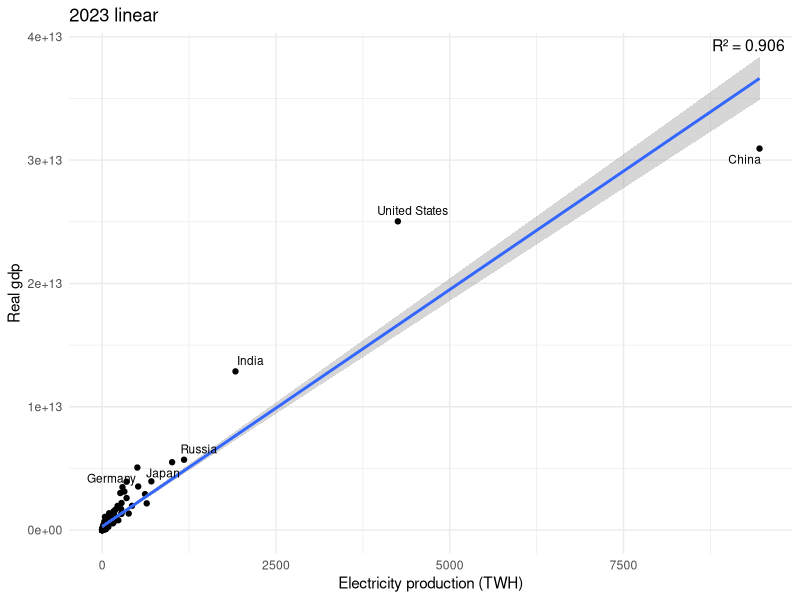
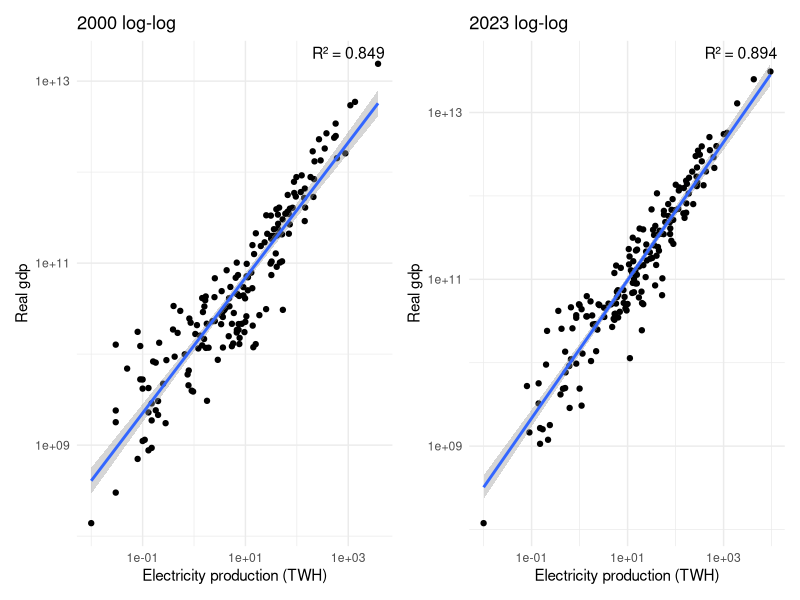
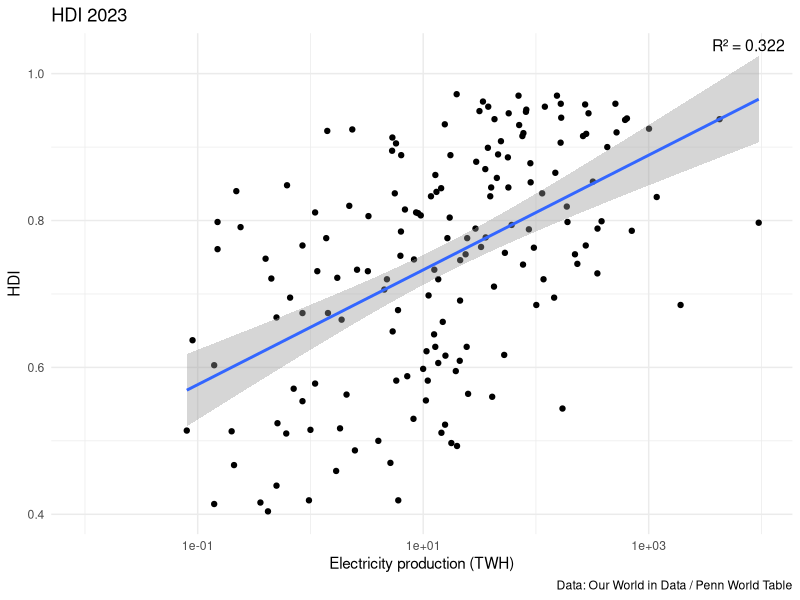
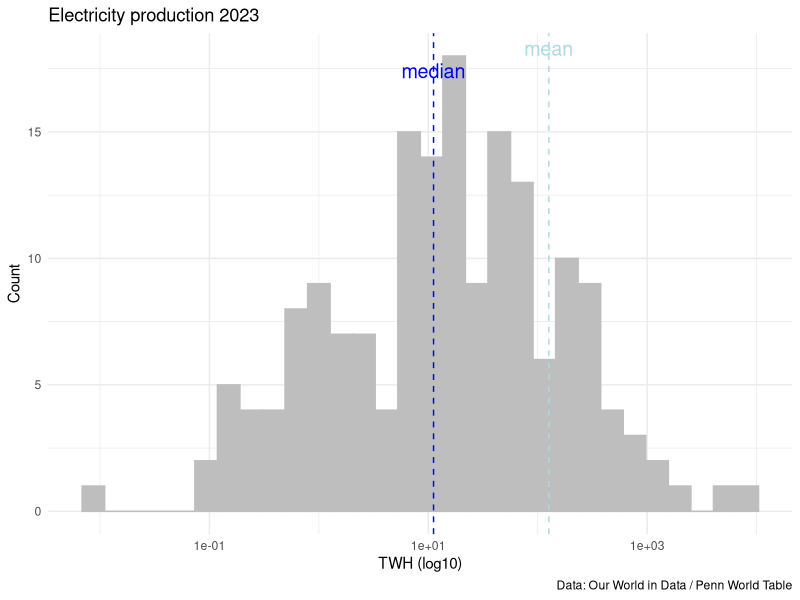
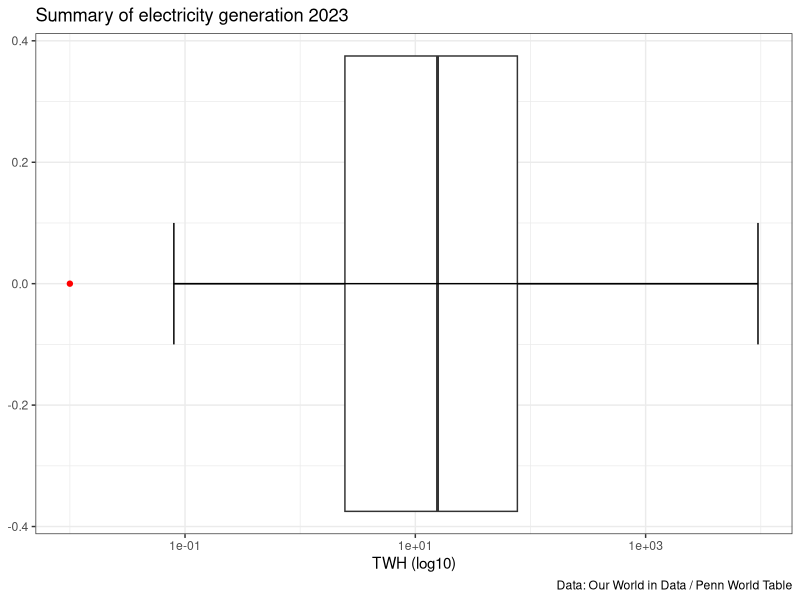
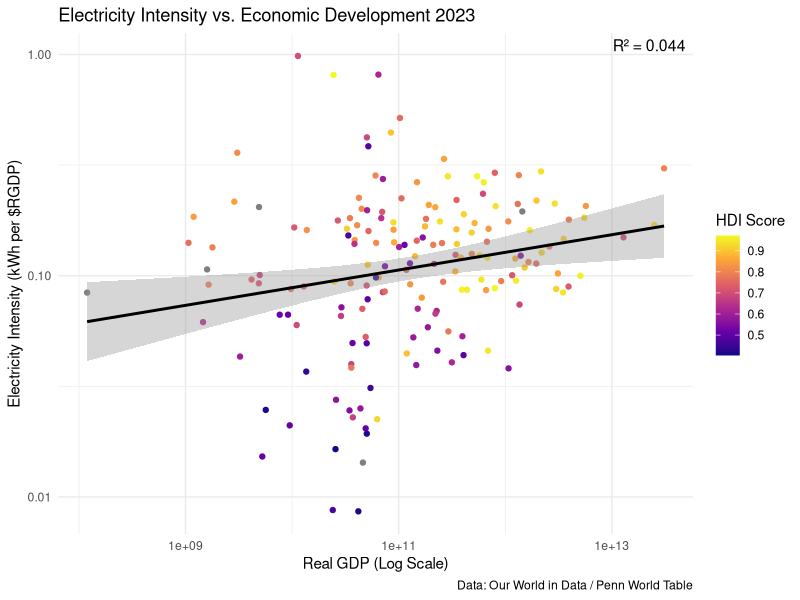

Generate these figures, in order, with R: (Note: this script raises an error after producing the figures.)
install.packages("ggrepel")
#Packages
library(tidyverse)
library(ggplot2)
library(dplyr)
library(patchwork) #used for the visual comparison of two graphs
library(car) #used to determine data set validity for the use of linear regression
library(ggrepel)




#Original data sets
electricity_generation <- read.csv("electricity-generation.csv") #https://ourworldindata.org/grapher/electricity-generation.csv?v=1&csvType=full&useColumnShortNames=true
gdp_growth <- read.csv("gdp-penn-world-table.csv") #https://ourworldindata.org/grapher/gdp-penn-world-table.csv?v=1&csvType=full&useColumnShortNames=true
HDI <- read.csv("human-development-index.csv") #https://ourworldindata.org/grapher/human-development-index.csv?v=1&csvType=full&useColumnShortNames=true 

#DATA CLEANING

#Energy generation data sets cleaning of world areas (they do not have codes)
electricity_generation_countries <- electricity_generation %>% 
  filter(code != "")


#final data sets (joined gdp growth HDI and electricity generation into one).
#We used left join for the HDI because the HDI data set has 187 entries instead of 181 due to the regions of the world
#also having codes. We also removed th owid_region column because it is useless in our further computations.
#We can observe 181 joined countries across those three datasets. The final datasets have 6 variables: entity (country name), 
#code (country code), year, total_generation__twh (total electricity generation in twh), rgdpo (real gdp).
#In the end we rounded up the electricity production column for ease of use.


final_dataset_HDI <- electricity_generation_countries %>% 
  left_join(HDI, by = c("entity", "code", "year")) %>% 
  inner_join(gdp_growth, by = c("entity", "code", "year")) %>%
  select(-owid_region)
  
final_dataset_HDI <- final_dataset_HDI %>%
  filter(total_generation__twh > 0, !is.na(rgdpo))

# Identify countries with both 2000 and 2023 observations
countries_complete <- final_dataset_HDI %>%
  group_by(entity, code) %>%
  summarise(
    has_start = 2000 %in% year,
    has_end = 2023 %in% year,
    .groups = "drop"
  ) %>%
  filter(has_start & has_end)

dropped_countries <- final_dataset_HDI %>%
  distinct(entity, code) %>%
  anti_join(countries_complete, by = c("entity", "code"))

print(dropped_countries)

# Restrict to complete countries and 2000-2023 window
final_dataset_HDI <- final_dataset_HDI %>%
  semi_join(countries_complete, by = c("entity", "code")) %>%
  filter(year >= 2000, year <= 2023) %>%
  mutate(total_generation__twh = round(total_generation__twh, digits = 2))

final_dataset_start_HDI <- final_dataset_HDI %>% filter(year == 2000)
final_dataset_end_HDI   <- final_dataset_HDI %>% filter(year == 2023)

final_dataset_end_HDI$change_gdp <- final_dataset_end_HDI$rgdpo - final_dataset_start_HDI$rgdpo



final_dataset_HDI <- final_dataset_HDI %>%
  mutate(elec_intensity = (total_generation__twh * 1e9) / rgdpo)

final_dataset_end_HDI <- final_dataset_end_HDI %>%
  mutate(elec_intensity = (total_generation__twh * 1e9) / rgdpo)


#DESCRIPTIVE STATISTICS
descriptive_stats_end <- final_dataset_end_HDI %>%
  summarise(across(c(total_generation__twh, rgdpo, hdi__sex_total, elec_intensity),
                   list(
                     mean = ~mean(.x, na.rm = TRUE),
                     median = ~median(.x, na.rm = TRUE),
                     sd = ~sd(.x, na.rm = TRUE),
                     min = ~min(.x, na.rm = TRUE),
                     max = ~max(.x, na.rm = TRUE)
                   ),
                   .names = "{.col}___{.fn}")) %>%
  pivot_longer(everything(), 
               names_to = c("variable", "stat"), 
               names_sep = "___") %>%
  pivot_wider(names_from = stat, values_from = value)

descriptive_stats_start <- final_dataset_start_HDI %>%
  summarise(across(c(total_generation__twh, rgdpo, hdi__sex_total),
                   list(mean = ~mean(.x, na.rm = TRUE),
                        median = ~median(.x, na.rm = TRUE))))

print(descriptive_stats_start)
print(descriptive_stats_end)

#find outliers
find_outliers <- function(df, var) {
  Q1 <- quantile(df[[var]], 0.25, na.rm = TRUE)
  Q3 <- quantile(df[[var]], 0.75, na.rm = TRUE)
  IQR_val <- Q3 - Q1
  lower <- Q1 - 1.5 * IQR_val
  upper <- Q3 + 1.5 * IQR_val
  
  df %>% 
    filter(.data[[var]] < lower | .data[[var]] > upper) %>%
    select(entity, year, all_of(var)) %>%
    arrange(desc(.data[[var]]))
}

find_outliers(final_dataset_end_HDI, "total_generation__twh")
find_outliers(final_dataset_start_HDI, "total_generation__twh")

#Thesis outliers
model_outliers <- lm(log10(total_generation__twh) ~ log10(rgdpo), 
                     data = final_dataset_end_HDI %>% 
                       filter(total_generation__twh > 0, !is.na(rgdpo)))

final_dataset_end_HDI <- final_dataset_end_HDI %>%
  mutate(
    predicted_log_twh = predict(model_outliers),
    residual = log10(total_generation__twh) - predicted_log_twh
  )

# Countries producing far LESS electricity than GDP predicts (thesis outliers)
final_dataset_end_HDI %>%
  select(entity, rgdpo, total_generation__twh, residual) %>%
  arrange(residual) %>%
  head(10)

# Countries producing far MORE electricity than GDP predicts (opposite direction)
final_dataset_end_HDI %>%
  select(entity, rgdpo, total_generation__twh, residual) %>%
  arrange(desc(residual)) %>%
  head(10)

#CORRELATIONS

r_squared_linear_2023 <- cor(final_dataset_end_HDI$total_generation__twh, 
                             final_dataset_end_HDI$rgdpo)^2

r_squared_2000 <- cor(log10(final_dataset_start_HDI$total_generation__twh), 
                      log10(final_dataset_start_HDI$rgdpo))^2

r_squared_2023 <- cor(log10(final_dataset_end_HDI$total_generation__twh), 
                      log10(final_dataset_end_HDI$rgdpo))^2

cor(final_dataset_HDI$rgdpo, final_dataset_HDI$total_generation__twh)

cor.test(final_dataset_end_HDI$hdi__sex_total, 
         log10(final_dataset_end_HDI$total_generation__twh))

cor(final_dataset_end_HDI$hdi__sex_total, final_dataset_end_HDI$total_generation__twh, use = "complete.obs")

r_squared_HDI_2023 <- cor(final_dataset_HDI$hdi__sex_total, log10(final_dataset_HDI$total_generation__twh), use = "complete.obs")^2
r_squared_intensity_2023 <- cor(log10(final_dataset_end_HDI$elec_intensity), log10(final_dataset_end_HDI$rgdpo), use = "complete.obs")^2

#VISUALISATION

total_graph_rgdpo <- ggplot(final_dataset_end_HDI, aes(x = total_generation__twh, y = rgdpo)) +
  geom_point() +
  stat_smooth(method = "lm", formula = y ~ x, geom = "smooth") +
  annotate("text", x = Inf, y = Inf, 
           label = paste("R² =", round(r_squared_linear_2023, 3)),
           hjust = 1.1, vjust = 1.5, size = 4) +
  geom_text_repel(
    data = final_dataset_end_HDI %>%
      filter(total_generation__twh > 1000 | rgdpo > 5e12),
    aes(label = entity),
    size = 3, max.overlaps = Inf
  ) +
  labs(title = "2023 linear",
       x = "Electricity production (TWH)",
       y = "Real gdp") +
  theme_minimal()

start_graph <- ggplot(final_dataset_start_HDI, aes(x = total_generation__twh, y = rgdpo)) +
  geom_point()+
  scale_x_log10()+
  scale_y_log10()+
  stat_smooth(method = "lm",
              formula = y ~ x,
              geom = "smooth") +
  annotate("text", x = Inf, y = Inf, 
           label = paste("R² =", round(r_squared_2000, 3)),
           hjust = 1.1, vjust = 1.5, size = 4) +
  labs(title = "2000 log-log",
       x = "Electricity production (TWH)",
       y = "Real gdp")+
  theme_minimal()

end_graph <- ggplot(final_dataset_end_HDI, aes(x = total_generation__twh, y = rgdpo)) + 
  geom_point() + 
  scale_x_log10()+
  scale_y_log10()+
  stat_smooth(method = "lm",
              formula = y ~ x,
              geom = "smooth") +
  annotate("text", x = Inf, y = Inf, 
           label = paste("R² =", round(r_squared_2023, 3)),
           hjust = 1.1, vjust = 1.5, size = 4) +
  labs(title = "2023 log-log",
       x = "Electricity production (TWH)",
       y = "Real gdp")+
  theme_minimal()

total_graph_HDI <- ggplot(final_dataset_end_HDI, aes(x = total_generation__twh, y = hdi__sex_total)) +
  geom_point()+
  scale_x_log10()+
  stat_smooth(method = "lm",
              formula = y ~ x,
              geom = "smooth") +
  annotate("text", x = Inf, y = Inf, 
           label = paste("R² =", round(r_squared_HDI_2023, 3)),
           hjust = 1.1, vjust = 1.5, size = 4) +
  labs(title = "HDI 2023",
       x = "Electricity production (TWH)",
       y = "HDI",
       caption = "Data: Our World in Data / Penn World Table")+
  theme_minimal()

total_graph_rgdpo

(start_graph|end_graph)

total_graph_HDI


hist_electricity <- ggplot(final_dataset_end_HDI, aes(x = total_generation__twh)) + 
  geom_histogram(color = "grey", fill = "grey") +
  scale_x_log10() +
  geom_vline(aes(xintercept = mean(final_dataset_HDI$total_generation__twh)), 
             color = "lightblue", linetype = "dashed") +
  geom_vline(aes(xintercept = median(final_dataset_HDI$total_generation__twh)), 
             color = "blue", linetype = "dashed") +
  annotate("text", 
           x = mean(final_dataset_HDI$total_generation__twh), 
           y = Inf, 
           label = "mean", 
           color = "lightblue", 
           size = 5,
           vjust = 1.5) +
  annotate("text", 
           x = median(final_dataset_HDI$total_generation__twh), 
           y = Inf, 
           label = "median", 
           color = "blue", 
           size = 5,
           vjust = 3) +
  labs(title = "Electricity production 2023",
       x = "TWH (log10)",
       y = "Count",
       caption = "Data: Our World in Data / Penn World Table") +
  theme_minimal()

hist_electricity
  



#EXTRA (not part of the main analysis)
  
#DurbinWatsonTest Regression diagnostics

model_rgdpo <- lm(rgdpo ~ total_generation__twh, final_dataset_end_HDI)
summary(model_rgdpo)

durbinWatsonTest(model_rgdpo)

model_HDI <- lm(hdi__sex_total ~ total_generation__twh, final_dataset_end_HDI)
summary(model_HDI)

durbinWatsonTest(model_HDI)

#Other graphs

ggplot(final_dataset_end_HDI, aes(x = total_generation__twh))+
  scale_x_log10()+
  geom_boxplot(outlier.colour = "red", median.colour = "lightblue")+
  stat_boxplot(geom = "errorbar", 
               width = 0.2, 
               color = "black", 
               linetype = 1) +
  labs(title = "Summary of electricity generation 2023",
       x = "TWH (log10)",
       caption = "Data: Our World in Data / Penn World Table")+
  theme_bw()

elec_intesity_graph <- ggplot(final_dataset_end_HDI, aes(x = rgdpo, y = elec_intensity, color = hdi__sex_total))+
  scale_x_log10()+
  scale_y_log10()+
  geom_point()+
  scale_color_viridis_c(option = "plasma", name = "HDI Score") +
  stat_smooth(method = "lm",
              formula = y ~ x,
              geom = "smooth",
              color = "black")+
  annotate("text", x = Inf, y = Inf, 
           label = paste("R² =", round(r_squared_intensity_2023, 3)),
           hjust = 1.1, vjust = 1.5, size = 4) +
  labs(title = "Electricity Intensity vs. Economic Development 2023",
       x = "Real GDP (Log Scale)",
       y = "Electricity Intensity (kWh per $RGDP)",
       caption = "Data: Our World in Data / Penn World Table")+
  theme_minimal()

elec_intesity_graph

#latex export

stargazer(model_rgdpo, type = "latex", out = "elektrina_model.tex", covariate.labels = c("total\\_generation\\_\\_twh"))
